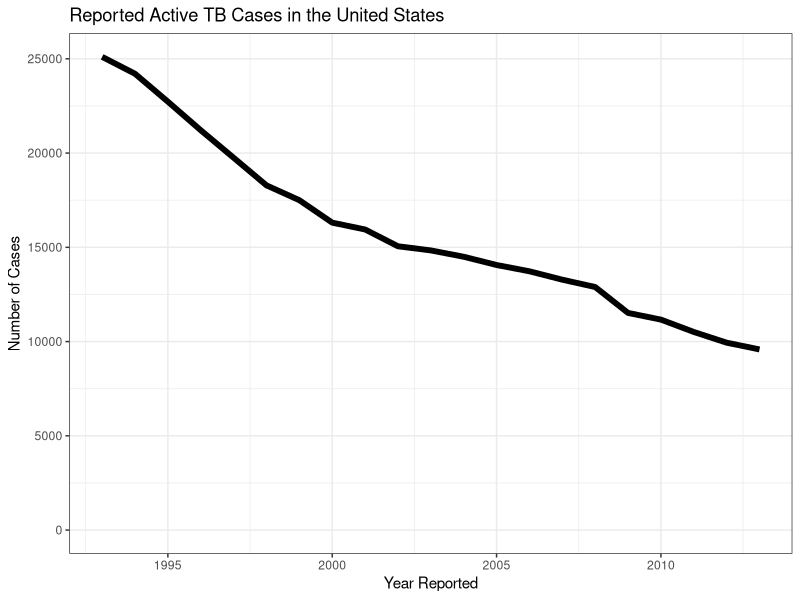
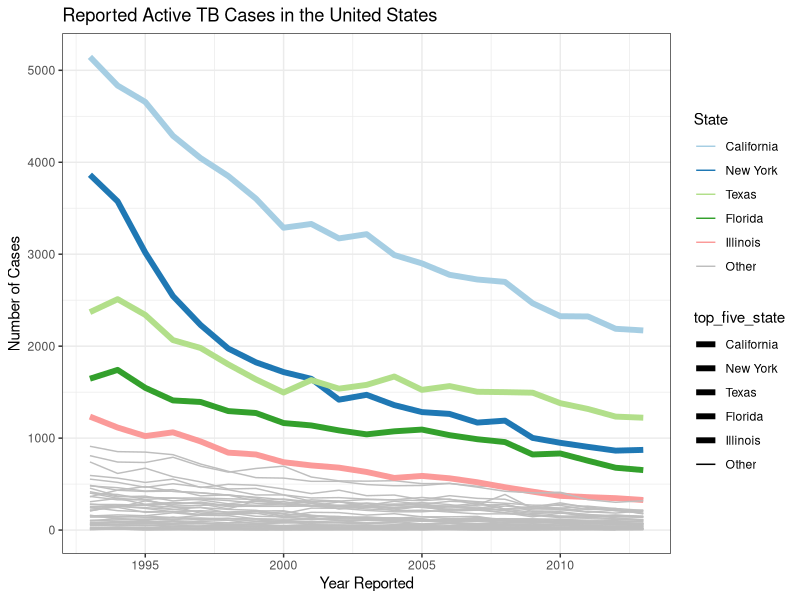
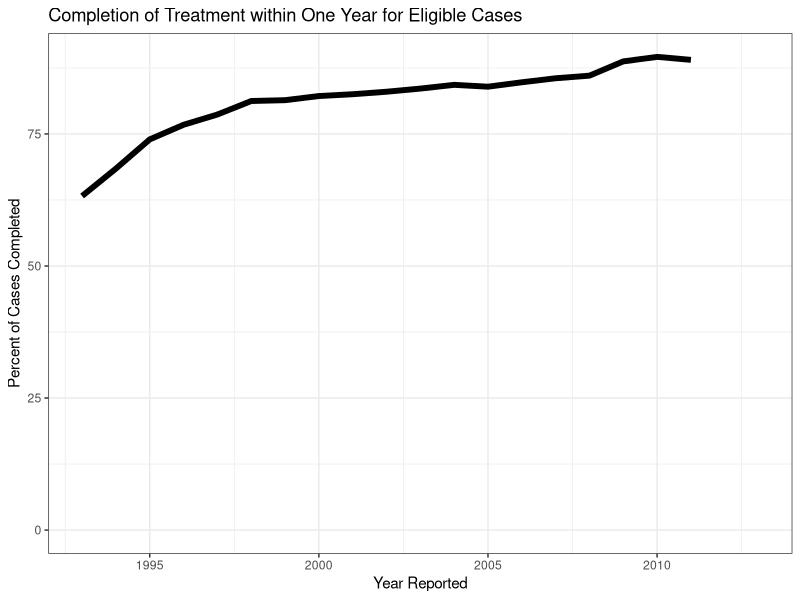

Write the R code that produced these figures, in order.
## ---- chunk 1
# Strings ain't factors
options(stringsAsFactors = FALSE)
# Load the required libraries
library(knitr)
library(dplyr)
library(ggplot2)
library(RColorBrewer)
# Set the default ggplot theme
theme_set(theme_bw())
# Set default chunk options
opts_chunk$set(echo = FALSE,
               results = 'asis',
               message = FALSE,
               warning = FALSE,
               error = TRUE)
# Read in the table
tbstats_raw <- read.delim("cdc_otis_extract.txt")
tbstats <- tbstats_raw %>% 
    filter(Notes == "") %>% 
    mutate(per.complete = as.numeric(gsub(x = Percent.of.Completion.of.Therapy.Within.One.Year.Among.Those.Eligible,
                               pattern = "%|Not Applicable",
                               replacement = ""))) %>% 
    select(-matches("Notes"), -ends_with(".Code"))
## ---- chunk 2
tbstats %>% 
    group_by(Year) %>% 
    summarise(n_cases = sum(Count)) %>% 
    ggplot(aes(x = Year, y = n_cases)) +
        geom_line(size = 2) +
        labs(x = "Year Reported",
             y = "Number of Cases",
             title = "Reported Active TB Cases in the United States") +
        expand_limits(y = 0)
## ---- chunk 3
top_five <-
    tbstats %>% 
    filter(Year == 1993) %>% 
    arrange(desc(Count)) %>% 
    slice(1:5) %>% 
    select(State)
tbstats$top_five_state <- factor(tbstats$State, levels = c(top_five$State, "Other"))
tbstats$top_five_state[is.na(tbstats$top_five_state)] <- "Other"
tbstats %>% 
    group_by(Year, State) %>%
    summarise(n_cases = sum(Count), 
              top_five_state = unique(top_five_state)) %>% 
    ggplot(aes(x = Year, y = n_cases, group = State)) +
        geom_line(aes(color = top_five_state, size = top_five_state)) +
        scale_size_manual(values = c(rep(2, 5), 0.5)) + 
        scale_color_manual(values = c(brewer.pal(n = 5, "Paired"), "grey")) +
        labs(x = "Year Reported",
             y = "Number of Cases",
             color = "State",
             title = "Reported Active TB Cases in the United States") +
        expand_limits(y = 0)
## ---- chunk 4
tbstats %>% 
    group_by(Year) %>% 
    summarise(tx_completion = weighted.mean(per.complete, w = Count)) %>% 
    ggplot(aes(x = Year, y = tx_completion)) +
        geom_line(size = 2) +
        expand_limits(y = 0) +
        labs(x = "Year Reported",
             y = "Percent of Cases Completed",
             title = "Completion of Treatment within One Year for Eligible Cases")
